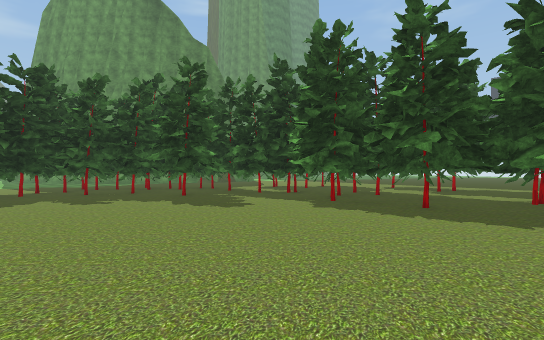
[1] (above)

24 first-person views from a walk through a 3-D level made in the Unity game engine. The camera is 1.3 m above the floor, looks level and sees 85° across. The floor is counted in squares, 2 m on a side. Each view is taken from the middle of a square. On the plan, view 1 faces up. The plan holds only what a view shows up to about 9 squares ahead; the rest is blank. The place goes on beyond the plan. The player is left out. Some surface patterns are stand-ins.

[2]
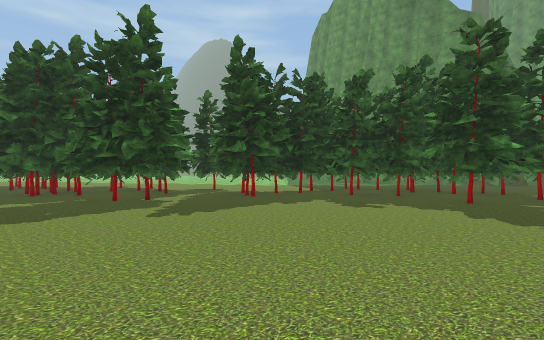

[3]
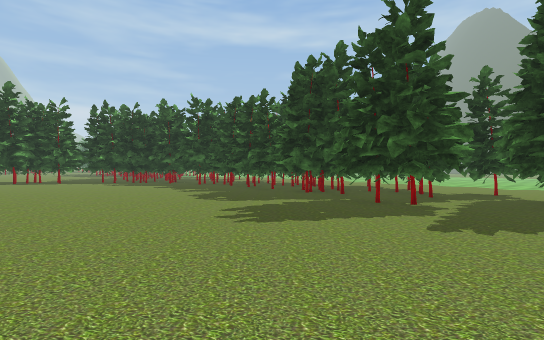

[4]
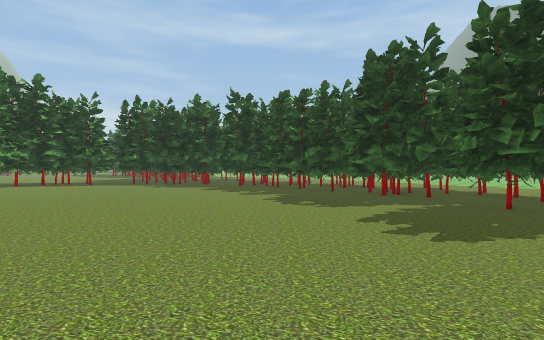

[5]
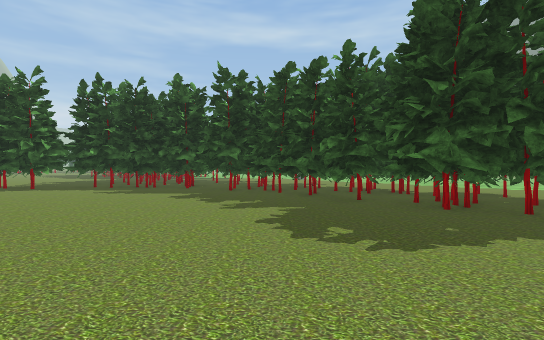

[6]
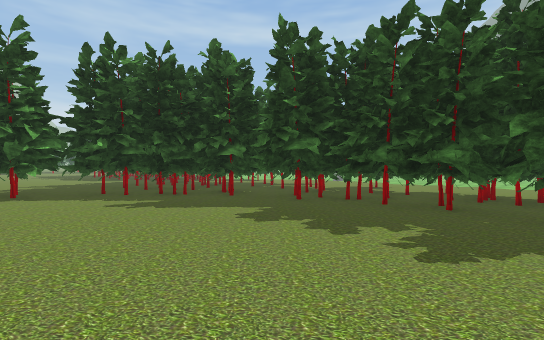

[7]
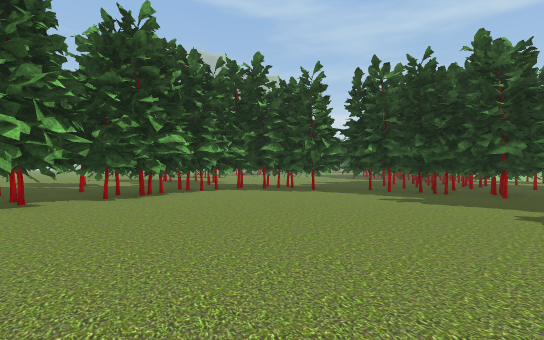

[8]
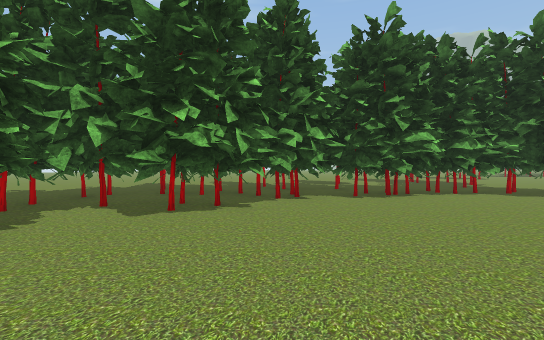

[9]
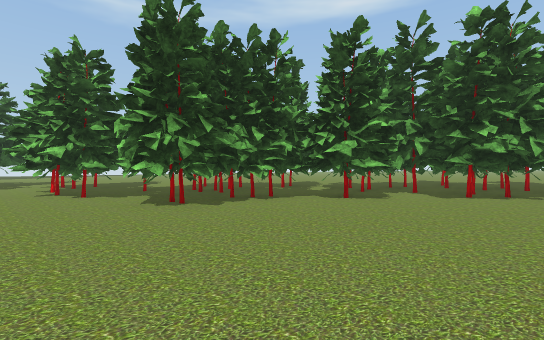

[10]
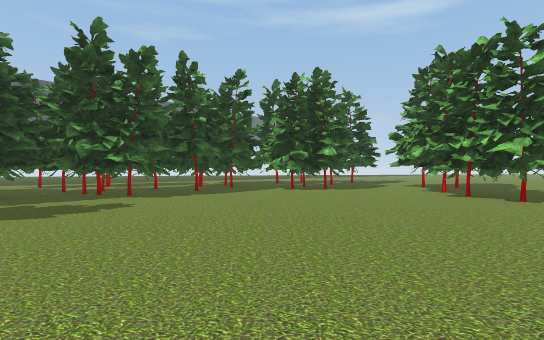

[11]
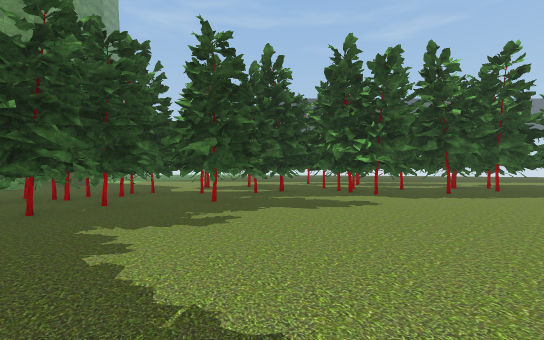

[12]
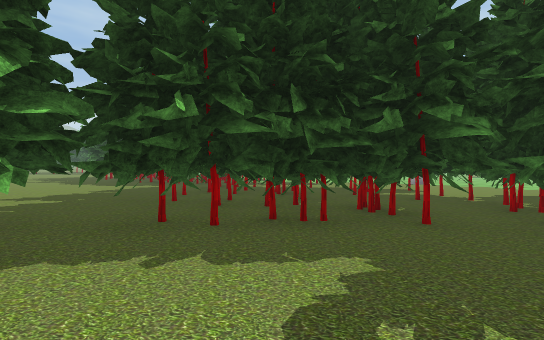

[13]
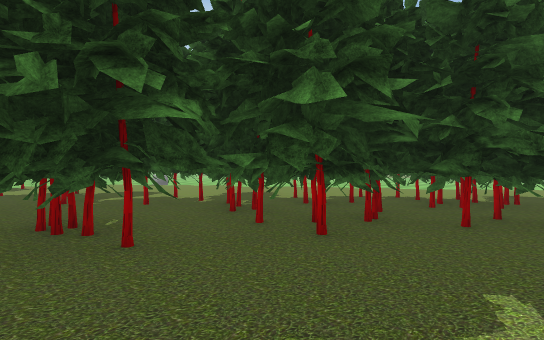

[14]
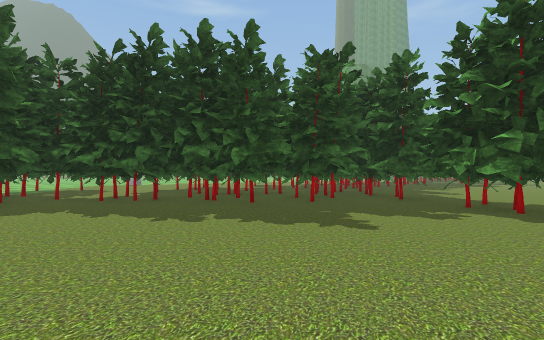

[15]
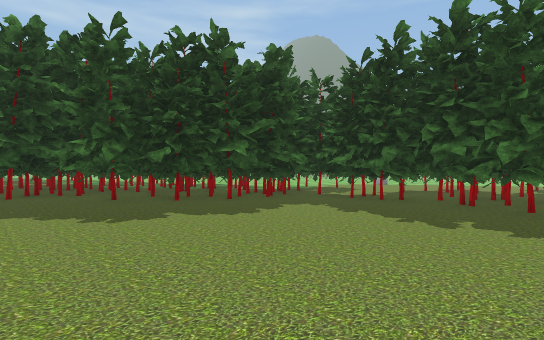

[16]
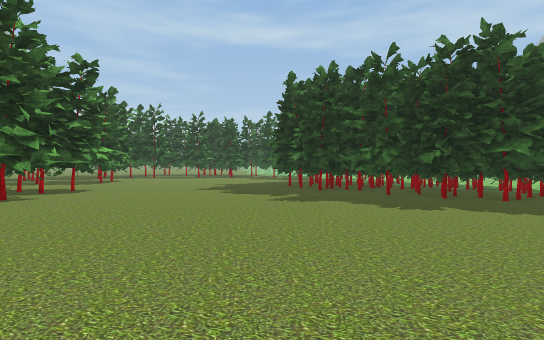

[17]
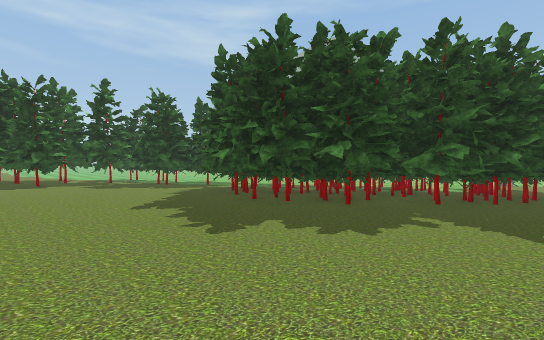

[18]
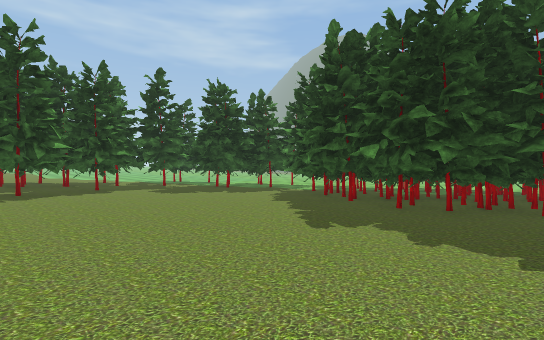

[19]
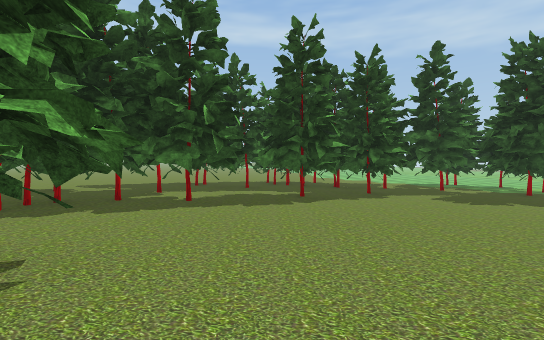

[20]
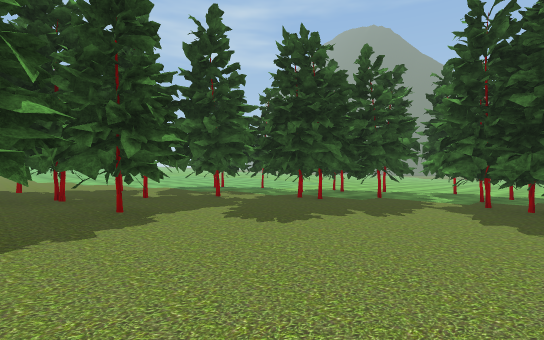

[21]
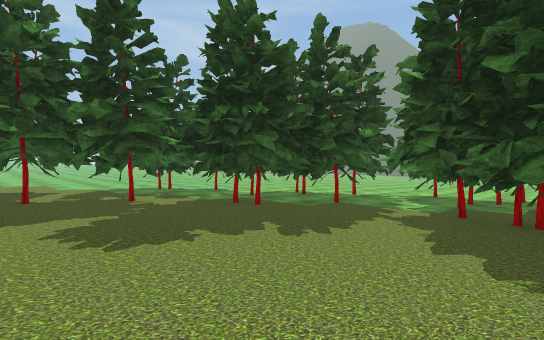

[22]
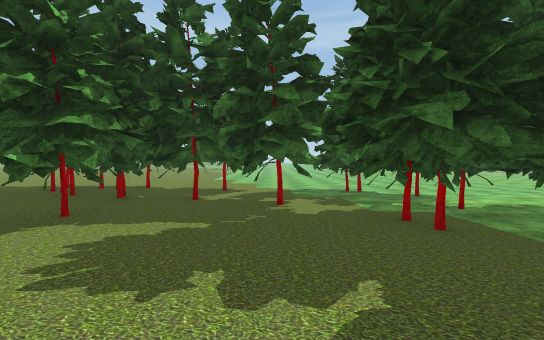

[23]
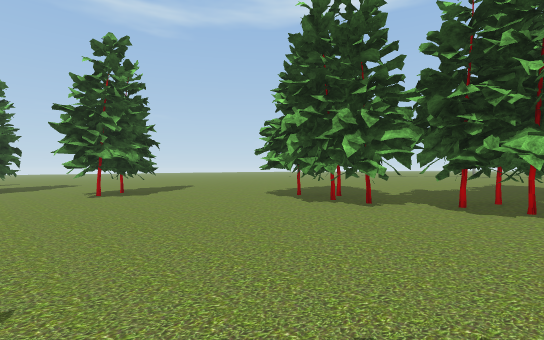

[24]
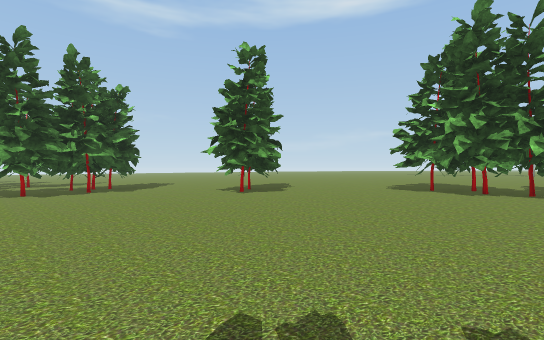

### Floor plan
Key: @ floor where view 1 was taken; # wall or solid block; x gap in a wall; . main floor; : floor 0.25 m higher than the main floor; - floor 0.25 m lower than the main floor; + floor 0.5 m higher than the main floor; * floor 0.75 m higher than the main floor; T thing the floor can be seen under or through.
Columns run from 42 left of view 1 to 7 right of it. Each row starts with its distance up from view 1.
  9                                    #########  ###.
  8                                #######-##..#   ...
  7                               -#####--.....##TT..
  6                               ## ###-......##TTTT
  5                            ##    #--.........TTT
  4                            #    ####..........TT
  3                          ##   #####..........#
  2                        -##   ###.............#
  1                        ##   ###...............
  0                     .x.##  ##.............@...
 -1                     x###  ###.............###.
 -2                     .##   #............#######
 -3                     ##   ##............####..
 -4                          ##............####
 -5                          #...........######
 -6                  .#      #T..........##
 -7                #####     TT........#TTT
 -8                  #######TTTT......##TTTT
 -9      ####        ##...##.TTTT..#####TTT
-10 +++ ###         ##........TTT########TT::
-11 +++TT#          ##:::.....TT########  ::::
-12   +TT          ##::::::::::  :: ###  #::::
-13  TTTTT#####   ###::::::::::#    x:
-14 ##++TT+++### ##:::::::::::##:
-15 #+++T+++++#####:::::::::::###
-16 **+TT+++++++##:::::::::::::#
-17 ##TT+++++++++:::::::::::::::
-18   ####+++++++++::::::::##::
-19     ##++++++++++++:::::##:
-20      ##+++++++++++#+++:::
-21       #*+++++++######+++
-22       ##*+##  +##++#+++

Positions as (right, up) in squares from view 1, and headings:
1: (0, 0), facing up
2: (-1, 1), facing up-left
3: (-2, 1), facing left
4: (-3, -1), facing left
5: (-6, -1), facing left
6: (-9, -3), facing left
7: (-8, -3), facing down-left
8: (-8, -3), facing down
9: (-8, 0), facing down-right
10: (-6, 3), facing right
11: (-6, 3), facing up-right
12: (-13, -6), facing left
13: (-14, -5), facing up-left
14: (-20, -15), facing up
15: (-20, -15), facing up-left
16: (-19, -16), facing left
17: (-25, -20), facing up-left
18: (-28, -21), facing up-left
19: (-30, -21), facing left
20: (-33, -20), facing up-left
21: (-33, -18), facing up-left
22: (-34, -16), facing left
23: (-27, -16), facing down-right
24: (-25, -13), facing down-right
